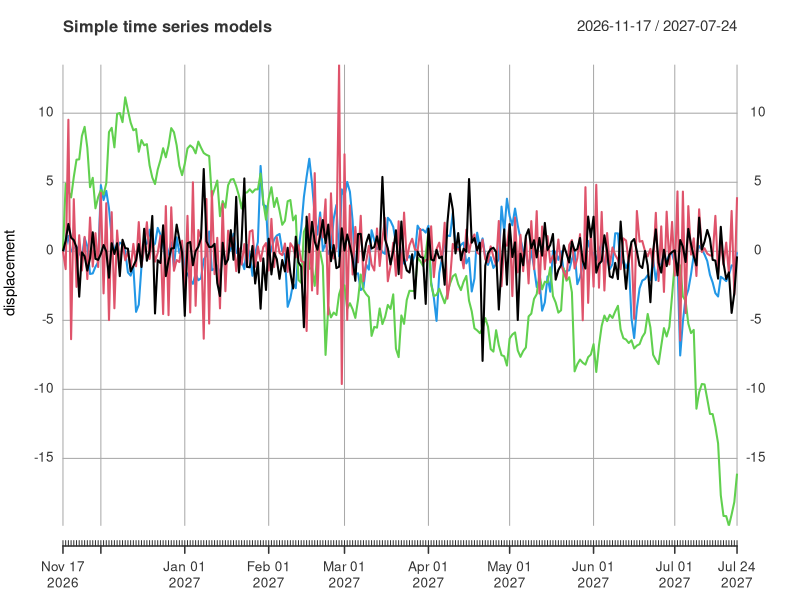
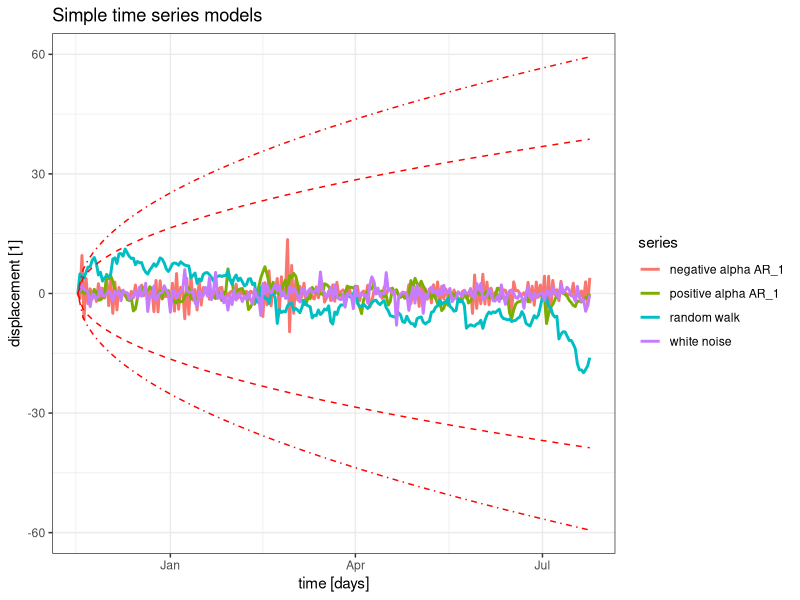
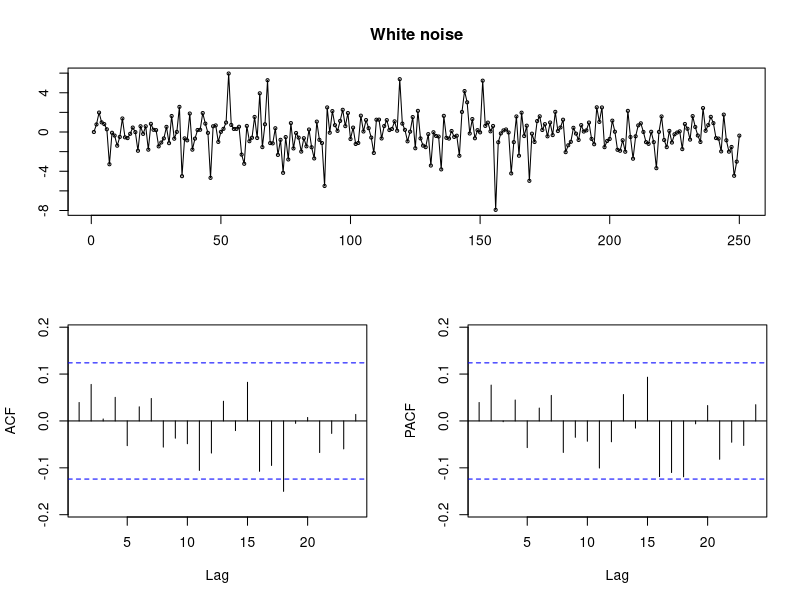
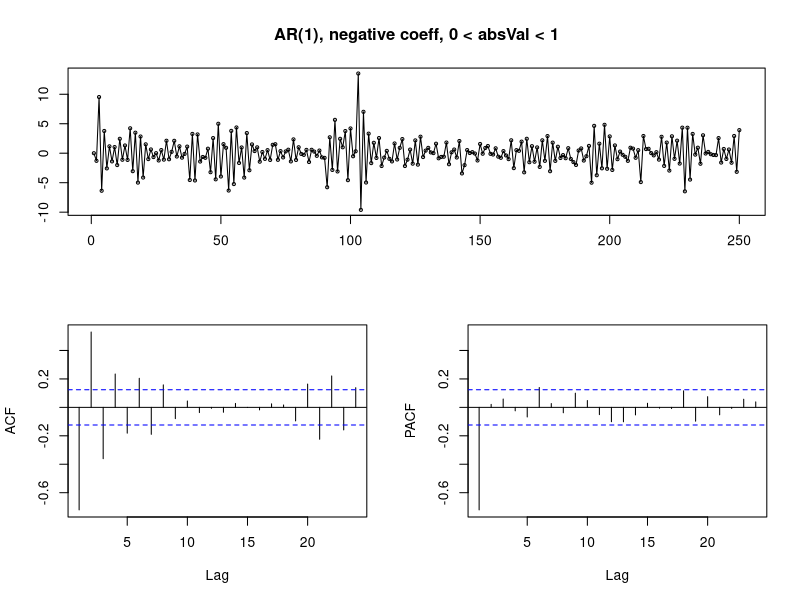
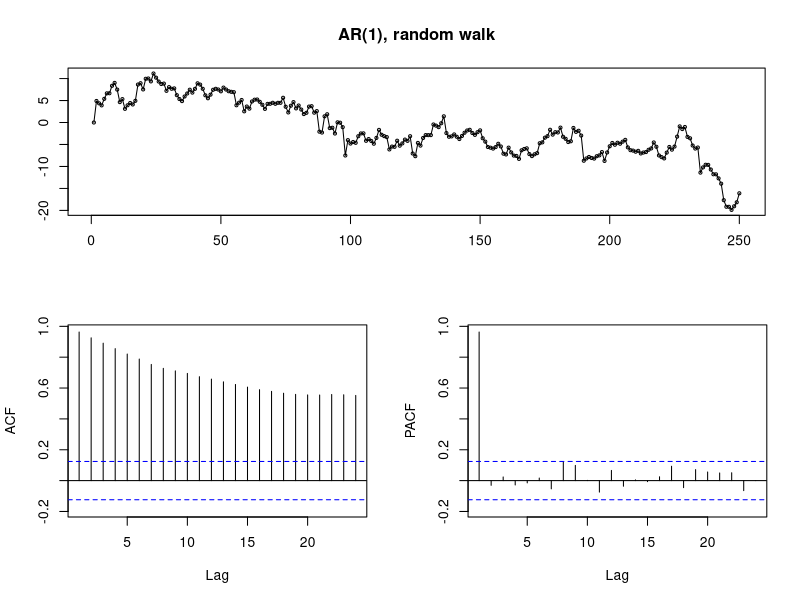
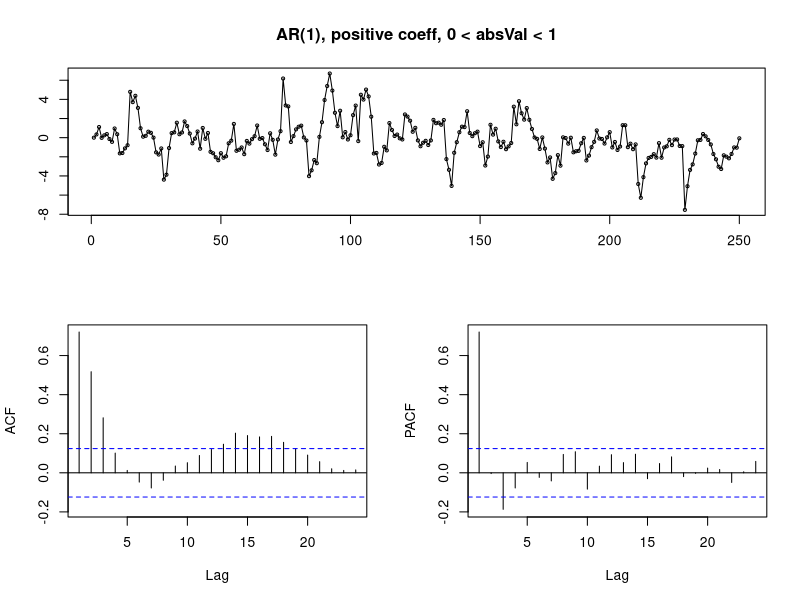
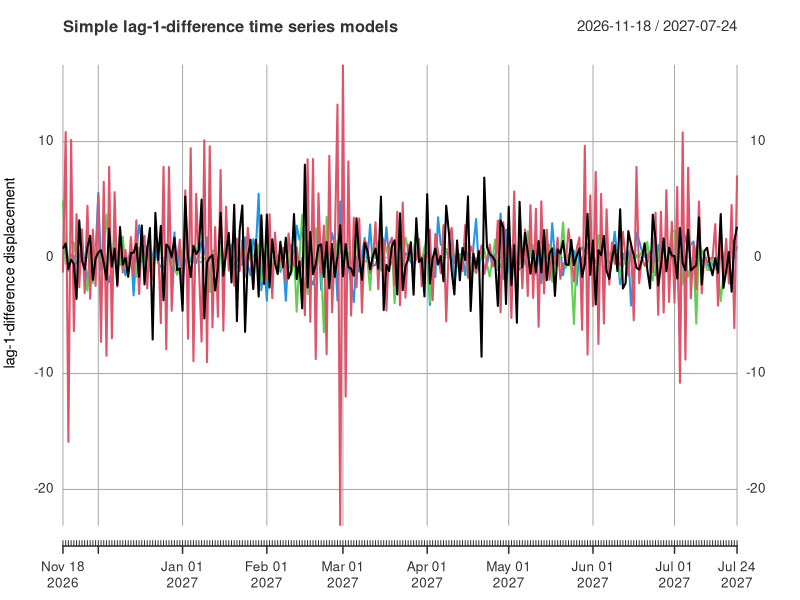
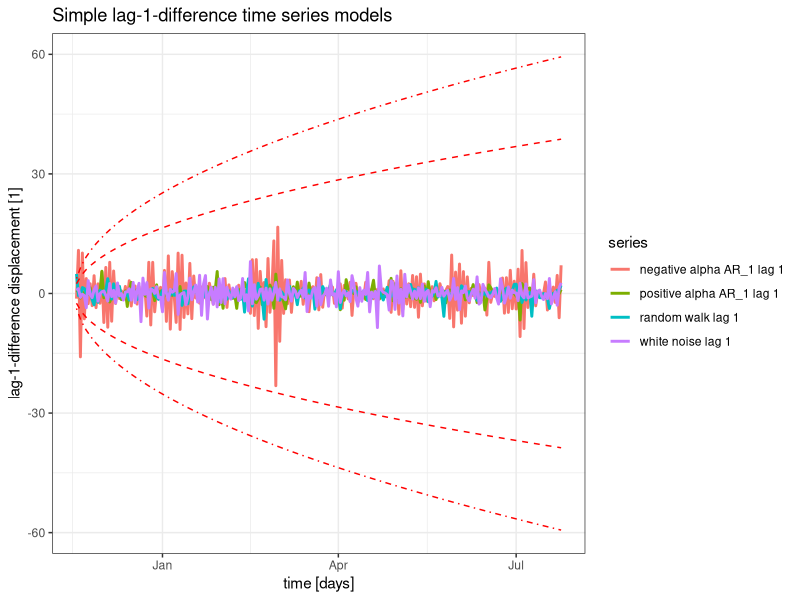

Generate these figures, in order, with R:
## ---- chunk 1
knitr::opts_chunk$set(echo = TRUE)
## ---- chunk 2
library(tidyverse)
library(xts)
library(forecast)
library(urca)
## ---- chunk 3
n <- 250
alpha <- 0.75
sigma <- 2.0
df <- 3
type <- "gosset" # "gauss"
## ---- chunk 4
time <- Sys.Date() + 0:(n - 1)
## ---- chunk 5
ar_one_process <-
  function(n,
           y0 = 0,
           alpha = 1,
           sigma = 1,
           df = 3,
           type = "gauss") {
    
    y <- vector(mode = "numeric", length = n)
    y[1] <- y0
    
    if (type == "gauss") {
      # Gaussian white noise
      w <- rnorm(n = n, mean = 0, sd = sigma)
    } else if (type == "gosset") {
      # Gossetian white noise
      w <- rt(n = n , df = df)
    }
    
    for (i in 2:n) {
      y[i] <- alpha * y[i - 1] + w[i]
    }
    
    return(y)
    
  }
## ---- chunk 6
data <-
  tibble::tibble(
    y1 = ar_one_process(
      n = n,
      y0 = 0,
      alpha = 0.0,
      sigma = sigma,
      df = df,
      type = type
    ),
    y2 = ar_one_process(
      n = n,
      y0 = 0,
      alpha = -alpha,
      sigma = sigma,
      df = df,
      type = type
    ),
    y3 = ar_one_process(
      n = n,
      y0 = 0,
      alpha = 1.0,
      sigma = sigma,
      df = df,
      type = type
    ),
    y4 = ar_one_process(
      n = n,
      y0 = 0,
      alpha = alpha,
      sigma = sigma,
      df = df,
      type = type
    )
  )
## ---- chunk 7
y_xts <-
  xts::xts(
    x = data,
    order.by = time,
    frequency = 1,
    unique = TRUE
  )
## ---- chunk 8
quantileLineNorm <-
  function(x,
           sign = 1,
           prob = 0.89,
           sigma = 1.0) {
    t1 <- (x - Sys.Date())
    t2 <- as.numeric(t1)
    out <- sign * qnorm(p = prob, mean = 0, sd = sigma) * sqrt(t2)
    return(out)
  }
## ---- chunk 9
plot.xts(
  x = y_xts ,
  main = "Simple time series models" ,
  xlab = "time" ,
  ylab = "displacement"
)
## ---- chunk 10
mseries1 <-
  cbind(y_xts$y1 ,
        y_xts$y2 ,
        y_xts$y3 ,
        y_xts$y4)
names(mseries1) <-
  c("white noise" ,
    "negative alpha AR_1" ,
    "random walk" ,
    "positive alpha AR_1")
index(mseries1) <-
  as.Date(index(mseries1))

broom::tidy(x = mseries1) %>%
  ggplot(data = .,
         mapping = aes(x = index, y = value, colour = series)) +
  geom_line(size = 1.0) +
  labs(title = "Simple time series models") +
  xlab(label = "time [days]") +
  ylab(label = "displacement [1]") +
  stat_function(
    fun = quantileLineNorm,
    args = list(sign = 1,
                prob = 0.89,
                sigma = sigma),
    linetype = "dashed",
    colour = "red"
  ) +
  stat_function(
    fun = quantileLineNorm,
    args = list(
      sign = -1,
      prob = 0.89,
      sigma = sigma
    ),
    linetype = "dashed",
    colour = "red"
  ) +
  stat_function(
    fun = quantileLineNorm,
    args = list(sign = 1,
                prob = 0.97,
                sigma = sigma),
    linetype = "dotdash",
    colour = "red"
  ) +
  stat_function(
    fun = quantileLineNorm,
    args = list(
      sign = -1,
      prob = 0.97,
      sigma = sigma
    ),
    linetype = "dotdash",
    colour = "red"
  ) +
  theme_bw()
## ---- chunk 11
forecast::tsdisplay(
  x = y_xts$y1,
  plot.type = "partial",
  points = TRUE,
  ci.type = "white",
  na.action = na.pass,
  main = "White noise"
)
## ---- chunk 12
forecast::tsdisplay(
  x = y_xts$y2,
  plot.type = "partial",
  points = TRUE,
  ci.type = "white",
  na.action = na.pass,
  main = "AR(1), negative coeff, 0 < absVal < 1"
)
## ---- chunk 13
forecast::tsdisplay(
  x = y_xts$y3,
  plot.type = "partial",
  points = TRUE,
  ci.type = "white",
  na.action = na.pass,
  main = "AR(1), random walk"
)
## ---- chunk 14
forecast::tsdisplay(
  x = y_xts$y4,
  plot.type = "partial",
  points = TRUE,
  ci.type = "white",
  na.action = na.pass,
  main = "AR(1), positive coeff, 0 < absVal < 1"
)
## ---- chunk 15
coredata(y_xts) %>%
  apply(
    X = .,
    MARGIN = 2,
    FUN = ur.df,
    type = "none",
    #lags = 32 ,
    selectlags = "AIC"
  ) %>%
  map(function(urca.element) {
    return(
      tibble(
        critical_values = as.data.frame(urca.element@cval) %>%
          filter(row_number() == 1),
        test_statistic = urca.element@teststat
      )
    )
  }) %>%
  map(function(results_table) {
    results_table %>%
      transmute(
        .data = .,
        `0.01` = .$critical_values$`1pct`,
        `0.05` = .$critical_values$`5pct`,
        `0.10` = .$critical_values$`10pct`,
        teststat = .$test_statistic
      )
  }) %>%
  bind_rows(.id = "time_series")
## ---- chunk 16
coredata(y_xts) %>%
  apply(
    X = .,
    MARGIN = 2,
    FUN = ur.kpss,
    type = "mu" ,
    lags = "long"
  ) %>%
  map(function(urca.element) {
    return(
      tibble(
        critical_values = as.data.frame(urca.element@cval) %>%
          filter(row_number() == 1),
        test_statistic = urca.element@teststat
      )
    )
  }) %>%
  map(function(results_table) {
    results_table %>%
      transmute(
        .data = .,
        `0.01` = .$critical_values$`1pct`,
        `0.05` = .$critical_values$`5pct`,
        `0.10` = .$critical_values$`10pct`,
        teststat = .$test_statistic
      )
  }) %>%
  bind_rows(.id = "time_series")
## ---- chunk 17
y_diff_xts <- diff(x = y_xts, lag = 1) %>%
  na.omit(object = .)
## ---- chunk 18
plot.xts(
  x = y_diff_xts ,
  main = "Simple lag-1-difference time series models" ,
  xlab = "time" ,
  ylab = "lag-1-difference displacement"
)
## ---- chunk 19
mseries2 <-
  cbind(y_diff_xts$y1 ,
        y_diff_xts$y2 ,
        y_diff_xts$y3 ,
        y_diff_xts$y4)
names(mseries2) <-
  c(
    "white noise lag 1" ,
    "negative alpha AR_1 lag 1" ,
    "random walk lag 1" ,
    "positive alpha AR_1 lag 1"
  )
index(mseries2) <-
  as.Date(index(mseries2))

broom::tidy(x = mseries2) %>%
  ggplot(data = .,
         mapping = aes(x = index, y = value, colour = series)) +
  geom_line(size = 1.0) +
  labs(title = "Simple lag-1-difference time series models") +
  xlab(label = "time [days]") +
  ylab(label = "lag-1-difference displacement [1]") +
  stat_function(
    fun = quantileLineNorm,
    args = list(sign = 1,
                prob = 0.89,
                sigma = sigma),
    linetype = "dashed",
    colour = "red"
  ) +
  stat_function(
    fun = quantileLineNorm,
    args = list(
      sign = -1,
      prob = 0.89,
      sigma = sigma
    ),
    linetype = "dashed",
    colour = "red"
  ) +
  stat_function(
    fun = quantileLineNorm,
    args = list(sign = 1,
                prob = 0.97,
                sigma = sigma),
    linetype = "dotdash",
    colour = "red"
  ) +
  stat_function(
    fun = quantileLineNorm,
    args = list(
      sign = -1,
      prob = 0.97,
      sigma = sigma
    ),
    linetype = "dotdash",
    colour = "red"
  ) +
  theme_bw()
## ---- chunk 20
forecast::tsdisplay(
  x = y_diff_xts$y1,
  plot.type = "partial",
  points = TRUE,
  ci.type = "white",
  na.action = na.pass,
  main = "Lag-1-difference white noise"
)
## ---- chunk 21
forecast::tsdisplay(
  x = y_diff_xts$y2,
  plot.type = "partial",
  points = TRUE,
  ci.type = "white",
  na.action = na.pass,
  main = "Lag-1-difference AR(1), negative coeff, 0 < absVal < 1"
)
## ---- chunk 22
forecast::tsdisplay(
  x = y_diff_xts$y3,
  plot.type = "partial",
  points = TRUE,
  ci.type = "white",
  na.action = na.pass,
  main = "Lag-1-difference AR(1), random walk"
)
## ---- chunk 23
forecast::tsdisplay(
  x = y_diff_xts$y4,
  plot.type = "partial",
  points = TRUE,
  ci.type = "white",
  na.action = na.pass,
  main = "Lag-1-difference AR(1), positive coeff, 0 < absVal < 1"
)
## ---- chunk 24
coredata(y_diff_xts) %>%
  apply(
    X = .,
    MARGIN = 2,
    FUN = ur.df,
    type = "none",
    #lags = 32 ,
    selectlags = "AIC"
  ) %>%
  map(function(urca.element) {
    return(
      tibble(
        critical_values = as.data.frame(urca.element@cval) %>%
          filter(row_number() == 1),
        test_statistic = urca.element@teststat
      )
    )
  }) %>%
  map(function(results_table) {
    results_table %>%
      transmute(
        .data = .,
        `0.01` = .$critical_values$`1pct`,
        `0.05` = .$critical_values$`5pct`,
        `0.10` = .$critical_values$`10pct`,
        teststat = .$test_statistic
      )
  }) %>%
  bind_rows(.id = "time_series")
## ---- chunk 25
coredata(y_diff_xts) %>%
  apply(
    X = .,
    MARGIN = 2,
    FUN = ur.kpss,
    type = "mu" ,
    lags = "long"
  ) %>%
  map(function(urca.element) {
    return(
      tibble(
        critical_values = as.data.frame(urca.element@cval) %>%
          filter(row_number() == 1),
        test_statistic = urca.element@teststat
      )
    )
  }) %>%
  map(function(results_table) {
    results_table %>%
      transmute(
        .data = .,
        `0.01` = .$critical_values$`1pct`,
        `0.05` = .$critical_values$`5pct`,
        `0.10` = .$critical_values$`10pct`,
        teststat = .$test_statistic
      )
  }) %>%
  bind_rows(.id = "time_series")
## ---- chunk 26
sessionInfo()
